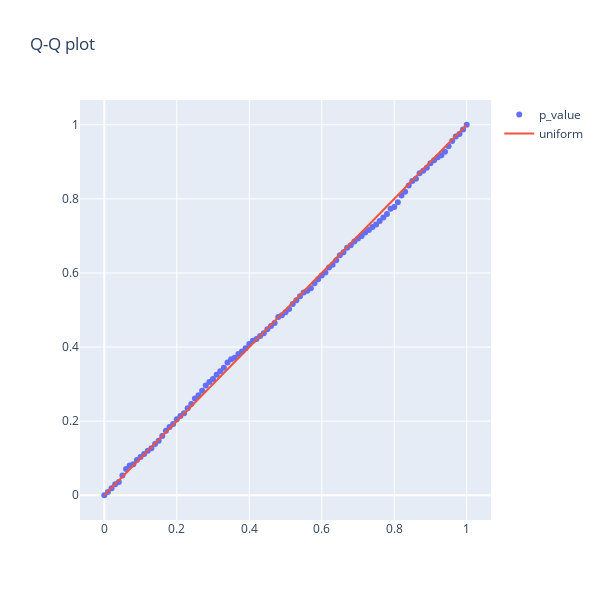

Here is the notebook cell this chart was saved with:
### Markdown cell above
Проверим корректность критерия для обоих случаев

### Code cell
get_qq_plot(p_values)
